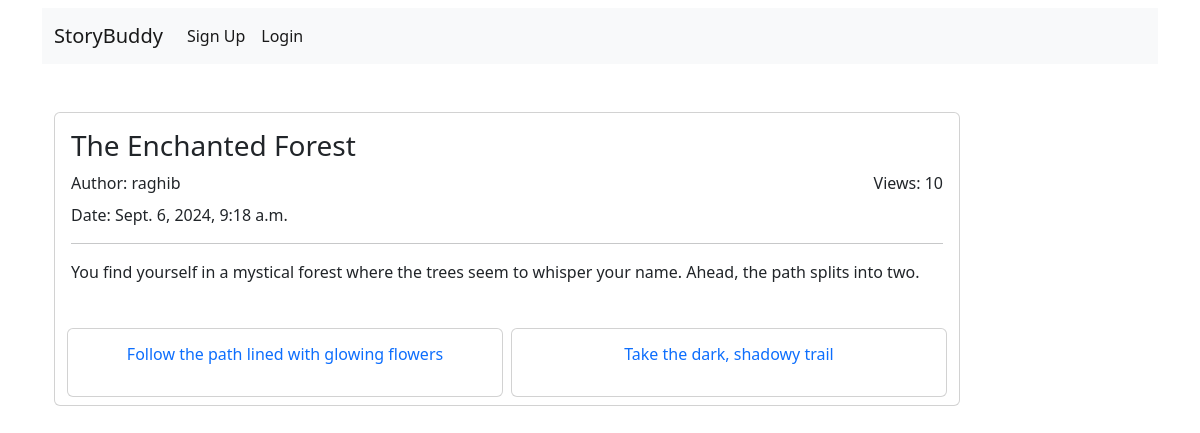
/story-details/1/, run on the app's committed database.
### story_app/models.py (models this page shows, shortened)
class Story(MPTTModel):
    author = models.ForeignKey(User, related_name="stories", on_delete=models.CASCADE)
    title = models.CharField(max_length=150, unique=True)
    parent = TreeForeignKey('self', on_delete=models.CASCADE, null=True, blank=True, related_name='children')
    details = models.TextField(null=True,blank=True)
    views = models.PositiveIntegerField(default=0)
    created_at = models.DateTimeField(auto_now_add=True)
    class MPTTMeta:
        order_insertion_by = ['parent','title']

### story_app/views.py (the view)
# urls.py: path('story-details/<int:id>/',views.story_details,name='story_details'),
def story_details(request, id=None):
    user = request.user
    story = Story.objects.get(id=id)
    checked = False
    if story.author == user:
        checked = True
    if user != story.author:
        story.views = F('views') + 1
        story.save()
    story = Story.objects.get(id=id)
    branches = Story.objects.filter(parent=story)
    context = {'id':story.id,'story': story,'branches':branches,'checked':checked}
    return render(request, 'story-details.html', context)

### templates/story-details.html (shortened to what this page needs)
{% extends "base.html" %}
{% block content %}
<div class="container mt-5">
    <div class="row">
        <div class="col-md-10">
            <div class="card">
                <div class="card-body">
                    <h3 class="card-title">{{ story.title }}</h3>
                    <div class="d-flex justify-content-between mb-2">
                        <div class="text-start">
                            <span class="text-dark">Author: {{story.author.username}}</span>
                        </div>
                        <div class="text-end">
                            <span class="text-dark">Views: {{story.views}}</span>
                        </div>
                    </div>
                    <div class="d-flex justify-content-between mb-2">
                        <div class="text-end">
                            <span class="text-dark">Date: {{story.created_at}}</span>
                        </div>
                    </div>
                    <hr>
                    <p class="mt-3">{{story.details}}</p>
                </div>
                <div class="row row-cols-1 row-cols-md-2 g-2 mt-1 mb-2 mx-2">
                    {% for branch in branches %}
                    <a href="{% url 'story_details' branch.id %}" class="text-decoration-none">
                        <div class="col">
                            <div class="card" style="height: 50% ;width:100%;">
                                <div class="card-body">
                                    <h6 class="card-title text-center mb-3">{{ branch.title }}</h5>
                                </div>
                            </div>
                        </div>
                    </a>
                    {% endfor %}
                </div>
            </div>
        </div>
        <div class="col-md-2">
        </div>
    </div>
</div>
{% endblock content %}

### data on the page
Story: title "The Enchanted Forest", author.username "raghib", views "10", created_at "Sept. 6, 2024, 9:18 a.m.", details "You find yourself in a mystical forest where the trees seem to whisper your name. Ahead, the path splits into two."
Story: title "Follow the path lined with glowing flowers"
Story: title "Take the dark, shadowy trail"
